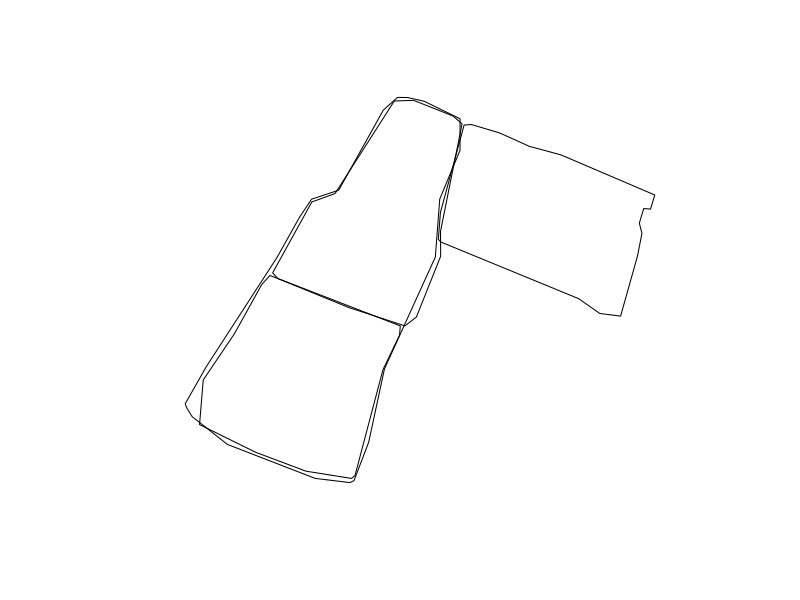

The R script that drew this image:
polys <- structure(list(structure(list(structure(c(-0.0624954359999492,
                                                   -0.0625085459999468, -0.0624979849999363, -0.0623760279999601,
                                                   -0.0623389799999359, -0.0621942239999385, -0.062039494999965,
                                                   -0.061877974999959, -0.0613941719999502, -0.0614158809999594,
                                                   -0.0614510009999662, -0.061473547999924, -0.0614603049999687,
                                                   -0.0614829359999476, -0.0615701079999553, -0.0616773129999615,
                                                   -0.0617857739999295, -0.0624954359999492, 9.32247365100005, 9.32248774000004,
                                                   9.32262361000005, 9.32306827000002, 9.32307095300007, 9.32302862400007,
                                                   9.32295980900005, 9.32291689300007, 9.32271279400004, 9.32264121200006,
                                                   9.32264406200005, 9.32256988200004, 9.32251799800002, 9.32240341800002,
                                                   9.32209747800005, 9.32211080600007, 9.32218582400003, 9.32247365100005
), .Dim = c(18L, 2L))), class = c("XY", "POLYGON", "sfg")), structure(list(
  structure(c(-0.0629557389999604, -0.0631900779999341, -0.0634486599999491,
              -0.0637382549999757, -0.0637192279999681, -0.063558043999933,
              -0.0634177309999586, -0.0633759049999298, -0.0627044309999292,
              -0.0627084539999601, -0.062793949999957, -0.0629376989999741,
              -0.0629557389999604, 9.32127257900004, 9.32130941200006,
              9.32140504900002, 9.32154620100005, 9.32177284700003, 9.32200896500007,
              9.32225841100006, 9.32230400800006, 9.32204743900007, 9.32200066700005,
              9.32182464800007, 9.32128770300005, 9.32127257900004), .Dim = c(13L,
                                                                              2L))), class = c("XY", "POLYGON", "sfg")), structure(list(
                                                                                structure(c(-0.0633617719999506, -0.0631600709999702, -0.0630405449999785,
                                                                                            -0.0627354439999408, -0.0626364539999713, -0.0624324379999735,
                                                                                            -0.0623865889999706, -0.0624974819999693, -0.0624967269999388,
                                                                                            -0.0626218689999405, -0.0626808779999806, -0.0629694669999594,
                                                                                            -0.0633344149999289, -0.0633617719999506, 9.32231722100005,
                                                                                            9.32267759000007, 9.32272017000003, 9.32319039500004, 9.32319391500005,
                                                                                            9.32311386800006, 9.32307430500003, 9.32252780500005, 9.32240123900004,
                                                                                            9.32209244900002, 9.32204769000003, 9.32214089700005, 9.32228783100004,
                                                                                            9.32231722100005), .Dim = c(14L, 2L))), class = c("XY", "POLYGON",
                                                                                                                                              "sfg")), structure(list(structure(c(-0.0638050129999783, -0.0638119319999646,
                                                                                                                                                                                  -0.0637033019999649, -0.063339191999944, -0.0632234379999659,
                                                                                                                                                                                  -0.0631612449999466, -0.0630215179999709, -0.0627919379999753,
                                                                                                                                                                                  -0.0627187639999534, -0.0626669639999591, -0.0625816359999476,
                                                                                                                                                                                  -0.0623968149999428, -0.0623969829999282, -0.0625013369999579,
                                                                                                                                                                                  -0.0625241359999791, -0.062785986999927, -0.0628672079999433,
                                                                                                                                                                                  -0.0629427279999391, -0.0629627609999375, -0.0631426369999417,
                                                                                                                                                                                  -0.0635947569999757, -0.0637762249999696, -0.0638050129999783,
                                                                                                                                                                                  9.32163249200005, 9.32165248300004, 9.32184090800007, 9.32239579000003,
                                                                                                                                                                                  9.32259980600003, 9.32269167200008, 9.32273752100002, 9.32314412700003,
                                                                                                                                                                                  9.32320875100004, 9.32320808100008, 9.32318913700004, 9.32310003800006,
                                                                                                                                                                                  9.32293994300005, 9.32269234200004, 9.32239755100005, 9.32182942500003,
                                                                                                                                                                                  9.32145693300004, 9.32126155100002, 9.32125149300003, 9.32127261500005,
                                                                                                                                                                                  9.32144528200007, 9.32158651800006, 9.32163249200005), .Dim = c(23L,
                                                                                                                                                                                                                                                  2L))), class = c("XY", "POLYGON", "sfg"))), class = c("sfc_POLYGON",
                                                                                                                                                                                                                                                                                                        "sfc"), precision = 0, bbox = structure(c(-0.0638119319999646,
                                                                                                                                                                                                                                                                                                                                                  9.32125149300003, -0.0613941719999502, 9.32320875100004), .Names = c("xmin",
                                                                                                                                                                                                                                                                                                                                                                                                                       "ymin", "xmax", "ymax"), class = "bbox"), crs = structure(list(
                                                                                                                                                                                                                                                                                                                                                                                                                         epsg = 4326L, proj4string = "+proj=longlat +datum=WGS84 +no_defs"), .Names = c("epsg",
                                                                                                                                                                                                                                                                                                                                                                                                                                                                                                        "proj4string"), class = "crs"), n_empty = 0L)
library(tidyverse)
library(sf)
st_intersection(polys)
st_intersects(polys)
plot(polys)
